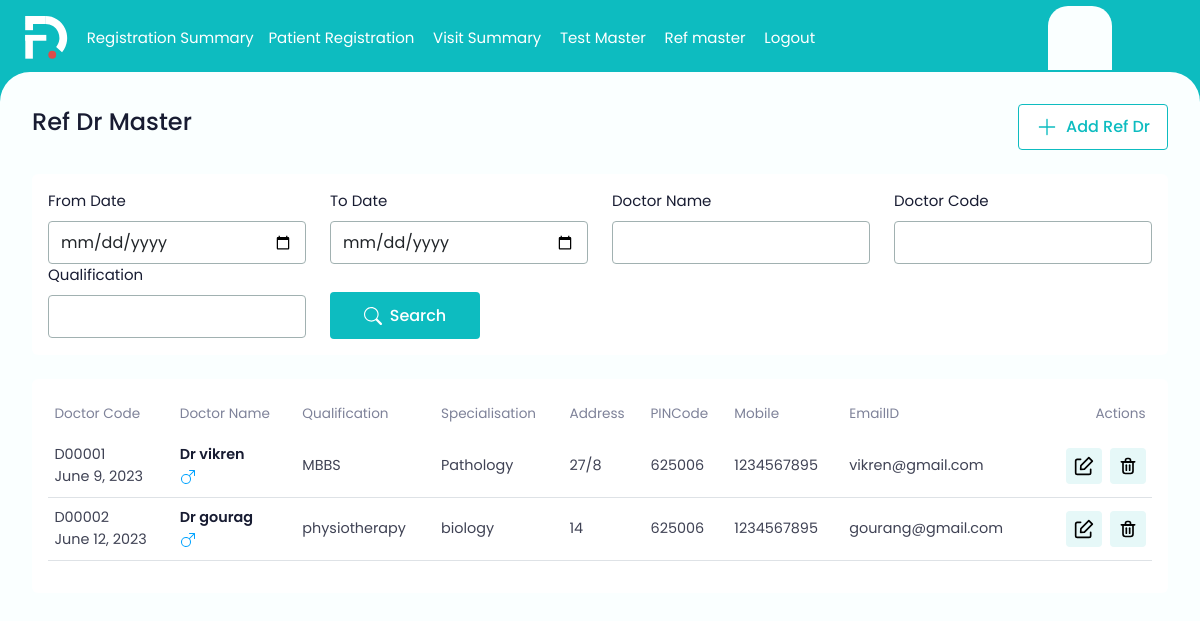
The page /refdrmaster/ (signed in) on the database its author committed.
### ekonapp/models.py (models this page shows)
class RefDr(models.Model):
    DoctorCode  = models.CharField(max_length=100)
    DoctorName = models.CharField(max_length=100)
    Qualification= models.CharField(max_length=100)
    Specialisation= models.CharField(max_length=100)
    Address= models.CharField(max_length=100)
    PINCode = models.CharField(max_length=100)
    Mobile= models.CharField(max_length=100)
    EmailID= models.CharField(max_length=100)
    date =  models.DateField(auto_now_add=True)

### ekonapp/decorators.py (the view)
    def wrapper(request, *args, **kwargs):
        if not request.user.is_authenticated:
            return redirect('registerlogin')
        elif not Device.objects.filter(user=request.user, is_registered=True).exists():
            return redirect('register_device')
        else:
            return view_func(request, *args, **kwargs)

### ekonapp/templates/RefDrmaster.html (shortened to what this page needs)
{% extends "base.html" %}
{% block content %}
  <main>
    <div class="mb-4 d-flex gap-3 align-items-center pe-3">
        <h5 class="page-heading">Ref Dr Master</h5>
        <div class="ms-auto">
          <div class="d-flex gap-3">
            <a href = "{% url 'refdr' %}">
            <button type="submit" class="theme-btn-outline" >
              <svg>
                  <use xlink:href="static/images/iocn.svg#add"></use>
              </svg>
              <span>Add Ref Dr</span>
          </button>
        </a>
      </div>
        </div>
      </div>
      <form method="POST" action="{% url 'refdrmaster' %}">
    <div class="auto-scroll">
          <div class="bg-white rounded-2 p-3 mb-4">
              <div class="row">
                <div class="col-md-3">
                  <label class="form-label">From Date</label>
                  <input type="date" class="form-control" id="from-date" name="from_date">
                </div>
                <div class="col-md-3">
                  <label class="form-label">To Date</label>
                  <input type="date" class="form-control" id="to-date" name="to_date">
                </div>
                <div class="col-md-3">
                  <label class="form-label">Doctor Name</label>
                  <input type="text" class="form-control" name="DoctorName">
                </div>
                <div class="col-md-3">
                  <label class="form-label">Doctor Code</label>
                  <input type="text" class="form-control" name="DoctorCode">
                </div>
                <div class="col-md-3">
                    <label class="form-label">Qualification</label>
                    <input type="text" class="form-control" name="Qualification">
                  </div>
                <div class="col-md-3">
                  <button type="search" class="theme-btn btn-h">
                    <svg>
                      <use xlink:href="static/images/iocn.svg#search"></use>
                    </svg>
                    <span>Search</span>
                  </button>
                </div>
              </form>
          <div class="bg-white rounded-2 p-3">
              <div class="table-responsive">
                  <table class="table table-data ">
                      <thead>
                        <tr>
                          <th>Doctor Code</th>
                          <th> Doctor Name</th>
                          <th>Qualification</th>
                          <th>Specialisation</th>
                          <th>Address</th>
                          <th>PINCode</th>
                          <th>Mobile</th>
                          <th>EmailID</th>
                          <th class="text-end">Actions</th>
                      <tbody>
                        <tr>
                          {% for refdr in refdrmaster %}
                          <td class="text-nowrap">
                            <span>{{refdr.DoctorCode}}</span><br><span>{{refdr.date}}</span>
                          </td>
                          <td>
                            <div>
                              <div class="text-d-blue fw-semibold">{{refdr.DoctorName }}</div>
                              <div>
                                <svg class="gender-male">
                                  <use xlink:href="assets/images/iocn.svg#gender-male"></use>
                              </svg>
                              </div>
                          </div>
                          </td>
                          <td>{{refdr.Qualification}}</td>
                          <td>{{refdr.Specialisation}}</td>
                          <td>{{refdr.Address}}</td>
                          <td>{{refdr.PINCode}}</td>
                            <td>{{refdr.Mobile}}</td>
                                <td>{{refdr.EmailID}}</td>
                          <td class="text-end">
                            <div class="d-flex gap-2 justify-content-end">
                                <a href="{% url 'edit_refdr' refdr.id %}">
                                  <button type="button" class="table-btn">
                                  </button>
                                </a>
                                  <a href="{% url 'delete' refdr.id %}" >
                                  <button type="button" class="table-btn">
                                  </button>
                                </a>
                            </div>
                        </td>
                        </tr>
                      </thead>
                          {% endfor %}
                    </table>
              </div>
          </div>
  </main>
</body>
</html>
{% endblock %}

### static/css/custom.css (style rules this page uses)
body { font-family: var(--bs-theme-font-family); color: var(--bs-text-color-100); font-size: var(--bs-body-font-size); background-color: var(--bs-theme-color); }
main { background-color: var(--bs-bg-color); border-top-left-radius: 30px; border-top-right-radius: 30px; width: 100%; height: 100%; position: fixed; overflow: hidden; padding: 2rem 1rem 2rem 2rem; margin-right: 2rem; }
main .auto-scroll { overflow-x: hidden; overflow-y: auto; padding-right: 1rem; height: calc(100vh - 200px); }
main .page-heading { font-size: 1.5rem; font-weight: 500; color: var(--bs-text-color-100); }
main .form-control, main .form-select { padding: 0.55rem 0.75rem; border-radius: var(--bs-btn-radius); border-color: var(--bs-textbox-border); }
main .form-label { font-size: var(--bs-text-color-200); }
.theme-btn { background-color: var(--bs-theme-color); padding: 0.7rem 1rem; min-width: 150px; border: 0; font-size: 1rem; font-weight: 500; border-radius: var(--bs-btn-radius); display: flex; gap: 0.5rem; align-items: center; justify-content: center; }
.theme-btn svg { width: 18px; height: 18px; }
.theme-btn, .theme-btn svg { color: #fff; }
.theme-btn-outline { background-color: #fff; padding: 0.65rem 1rem; min-width: 150px; border: 1px solid var(--bs-theme-color); font-size: 1rem; font-weight: 500; border-radius: var(--bs-btn-radius); display: flex; gap: 0.5rem; align-items: center; justify-content: center; }
.theme-btn-outline svg { width: 22px; height: 22px; }
.theme-btn-outline, .theme-btn-outline svg { color: var(--bs-theme-color); }
.btn-h { margin-top: 1.75rem; }
.table-data { width: 100%; }
.table-data > thead th { font-size: 0.85rem; color: var(--bs-text-color-300); font-weight: 400; border-bottom: 0; background-color: #fff; position: sticky; }
.table-data > thead th, .table-data > tbody td { padding: 0.6rem 0.4rem; }
.table-data > tbody td { color: var(--bs-text-color-400); font-size: 0.9rem; vertical-align: middle; }
.table-data > tbody td .table-btn { width: 36px; height: 36px; background-color: var(--bs-table-icon-bg); border-radius: var(--bs-btn-radius); border: 0; }
.table-data > tbody td .table-btn svg { width: 20px; height: 20px; color: var(--bs-text-color-400); }
.gender-male { width: 16px; height: 16px; color: var(--bs-syblue); }
.text-d-blue { color: var(--bs-text-color-100) !important; }

### rows shown on the page
RefDr: DoctorCode "D00001", date "June 9, 2023", DoctorName "Dr vikren", Qualification "MBBS", Specialisation "Pathology", Address "27/8", PINCode "625006", Mobile "1234567895", EmailID "vikren@gmail.com"
RefDr: DoctorCode "D00002", date "June 12, 2023", DoctorName "Dr gourag", Qualification "physiotherapy", Specialisation "biology", Address "14", PINCode "625006", Mobile "1234567895", EmailID "gourang@gmail.com"
